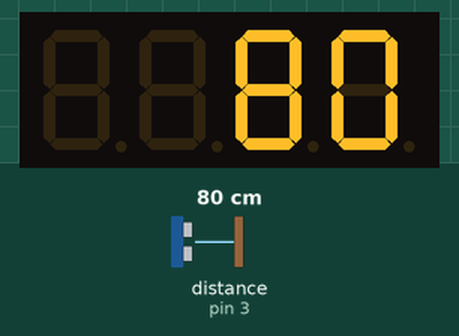
Simulated run of this sketch. Board: Arduino Uno, built with avr-gcc and run on an emulated ATmega328P. Shown: 4-digit seven-segment display. Wiring (inferred from the names in the program): ultrasonic range finder: trigger pin 2; echo pin 3. Inputs (shaded band) come from the test bench; at power-on: distance to the obstacle (sensor on pin 3) 80 cm. The echo pulse lasts 58.3 µs per cm.

Above: at 1.2 s.
1.3 s: distance to the obstacle (sensor on pin 3) set to 2 cm
At 2.6 s:
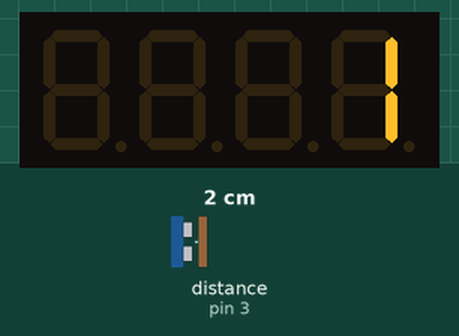
2.9 s: distance to the obstacle (sensor on pin 3) set to 250 cm
At 4.4 s:
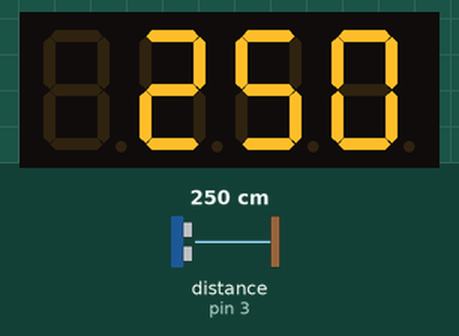
4.7 s: distance to the obstacle (sensor on pin 3) set to 4 cm
At 6.1 s:
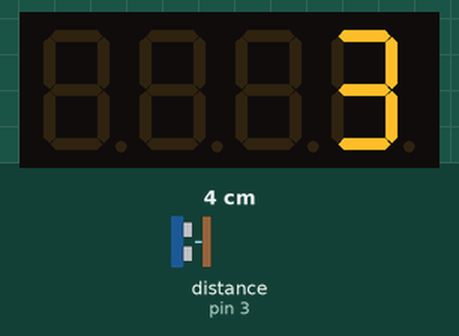
Timing chart, 0 to 7.7 s (numbered marks = the images above; inputs shaded):
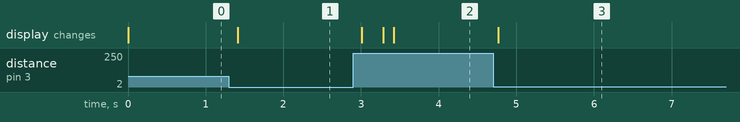

Measured:
- after the input at 1.3 s, the display: changes after 0.11 s (image 1)
- after the input at 2.9 s, the display: changes after 0.11 s (image 2)
- after the input at 4.7 s, the display: changes after 0.07 s (image 3)

The sketch:

027_HC_SR04_FND.ino
```cpp
#include <TM1637Display.h> //TM1637
//TM1637
#define CLK 6
#define DIO 7
TM1637Display display(CLK, DIO);

#define trig 2
#define echo 3

void setup() {
  Serial.begin(9600);
  pinMode(trig,OUTPUT); //trig 발사
  pinMode(echo,INPUT); //echo 받기
  display.setBrightness(0x0f); //밝기를 최대로 해라
}
void loop() {
  digitalWrite(trig,LOW);
  delayMicroseconds(trig);
  digitalWrite(trig,HIGH);
  delayMicroseconds(10);
  digitalWrite(trig,LOW);
  int dist = (pulseIn(echo, HIGH)/29.0)/2; //cm
  display.showNumberDec(dist, false); //FND화면에 출력한다!
  delay(100);
}
```
